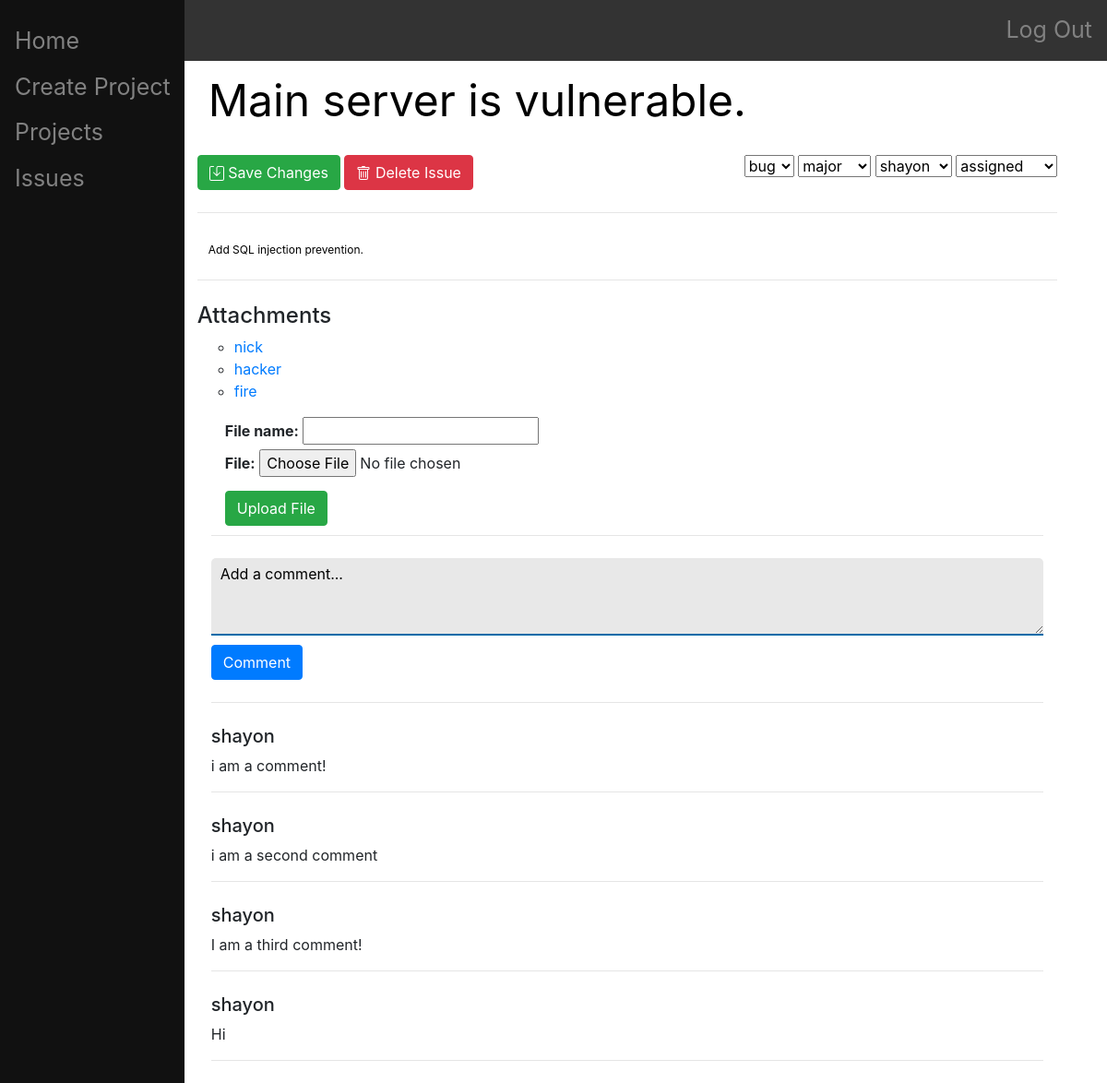
The app's page /project/5/issue/5/ (signed in) with its own data.
### main/models.py (models this page shows, shortened)
class Issue(models.Model):
    project = models.ForeignKey(Project, on_delete=models.CASCADE)
    summary = models.CharField(max_length=200)
    description = models.CharField(max_length=1000)
    type = models.CharField(
        max_length = 4,
        choices = (
            ("task", "task"),
            ("bug", "bug"),
        ),
        default = "task"
    )
    priority = models.CharField(
        max_length = 7,
        choices = (
            ("blocker", "blocker"),
            ("major", "major"),
            ("minor", "minor"),
        ),
        default = "minor"
    )
    status = models.CharField(
        max_length = 11,
        choices = (
            ("assigned", "assigned"),
            ("in-progress", "in-progress"),
            ("resolved", "resolved"),
        ),
        default = "assigned"
    )
    assigner = models.ForeignKey(User, on_delete=models.CASCADE, related_name="issue_assigner", null=True)
    assignee = models.ForeignKey(User, on_delete=models.CASCADE, related_name="issue_assignee", null=True)
    date_created = models.DateTimeField(editable=False)
    date_updated = models.DateTimeField()
    files = JSONField(default=list)

class Project(models.Model):
    name = models.CharField(max_length=200)
    description = models.CharField(max_length=1000)
    creator = models.ForeignKey(User, on_delete=models.CASCADE, related_name="project", null=True)
    date_created = DateTimeField(editable=False)
    members = JSONField(default=list)

class File(models.Model):
    file_name = models.CharField(max_length=200, unique=True)
    file = models.FileField(upload_to="media/", null=True)

class Comment(models.Model):
    issue = models.ForeignKey(Issue, on_delete=models.CASCADE, related_name="comments")
    author = models.ForeignKey(User, on_delete=models.CASCADE)
    content = models.TextField()

### main/views.py (the view, shortened to what this page needs)
# urls.py: path("project/<int:id>/issue/<int:issue_id>/", views.issue_index, name="issue_index"),
@login_required(login_url='/login/')
def issue_index(response, id, issue_id):
    authenticate(response)
    for root, dirs, files in os.walk("."):
        for filename in files:
            pass
    for file in File.objects.all():
        pass
    issue = Issue.objects.get(id=issue_id)
    cf = CommentForm()
    f = FileForm()
    if issue:
        types = ["task", "bug"]
        priorities = ["minor", "major", "blocker"]
        statuses = ["assigned", "in-progress", "resolved"]
        return render(response, "main/issue-index.html", {"issue":issue,
            'comment_form':cf, 'file_form':f, 'all_files':File.objects.all(), "types":types, "priorities":priorities, "statuses":statuses})
    return render(response, "main/home.html", {})

### main/forms.py
class CommentForm(forms.ModelForm):
    content = forms.CharField(label="", widget=forms.Textarea(
        attrs ={
            'class':'form-control',
            'placeholder':'Add a comment...',
            'rows':3,
            'cols':50
        }))
    class Meta:
        model = Comment
        fields = ['content']

class FileForm(forms.ModelForm):
    class Meta:
        model = File
        fields = {'file_name', 'file'}

### main/views.py (called while the page is built)
def authenticate(response):
    if not response.user.is_authenticated:
        return HttpResponseRedirect("/login/")

### main/templates/main/issue-index.html (shortened to what this page needs)
{% extends "main/base.html" %}
{% load crispy_forms_tags %}
{% block content %}
    <form method="post" action="" class="form-group">
        <div class="form-group">
            <input type="text" name="summary" style="font-size:4vw" novalidate class="form-control" id="exampleSummary1" aria-describedby="summaryHelp" placeholder="{{issue.summary}}">
        </div>
        <button type="submit", name="save-changes", value="save-changes", class="btn btn-success">
            Save Changes
        </button>
        <button type="submit" name="delete" value="delete" onclick="return confirm('Are you sure you want to delete this issue?')" class="btn btn-danger">
            Delete Issue
        </button>
        <div class="right">
            <select name="type" class="selectpicker">
                {% for type in types  %}
                    {% if type == issue.type %}
                        <option name="{{type}}" selected>{{type}}</option>
                    {% else %}
                        <option name="{{type}}">{{type}}</option>
                    {% endif %}
                {% endfor %}
            </select>
            <select name="priority" class="selectpicker">
                {% if issue.priority == "minor" %}
                    <option name="minor" selected>minor</option>
                    <option name="major">major</option>
                    <option name="blocker">blocker</option>
                {% elif issue.priority == "major" %}
                    <option name="major" selected>major</option>
                {% else %}
                    <option name="minor">minor</option>
                    <option name="major">major</option>
                    <option name="blocker" selected>blocker</option>
                {% endif %}
            </select>
            <select class="selectpicker" name="assignee" data-live-search="true">
                {% for member in issue.project.members %}
                    {% if member == issue.assignee.username %}
                        <option name="{{member.username}}" selected>{{member}}</option>
                    {% else %}
                        <option name="{{member.username}}">{{member}}</option>
                    {% endif %}
                {% endfor %}
            </select>
            <select class="selectpicker" name="status">
                {% for status in statuses %}
                    {% if status == issue.status %}
                        <option name="{{status}}" selected>{{status}}</option>
                    {% else %}
                        <option name="{{status}}">{{status}}</option>
                    {% endif %}
                {% endfor %}
            </select>
        </div>
        <br><br>
        <hr class="mt-0 mb-4">
        <div class="form-group">
            <input type="text" name="description" style="font-size:1vw" novalidate class="form-control" id="exampleIssueDescription1" aria-describedby="descriptionHelp" placeholder="{{issue.description}}">
        </div>
        <hr class="mt-0 mb-4">
    </form>
    {% if all_files %}
        <h4>Attachments</h4>
        <ul class="list-unstyled">
            <ul>
                {% for file in all_files %}
                    {% if file.file_name in issue.files %}
                        <li><a href="{{file.file.url}}" download>{{file.file_name}}</a></li>
                    {% endif %}
                {% endfor %}
            </ul>
        </ul>
    {% endif %}
    <form method="POST" enctype="multipart/form-data">
        <div class="container">
           {% for field in file_form  %}
             <div class="col-sm-6">
               <b>{{ field.label_tag }}</b> {{ field }}
             </div>
           {% endfor %}
           <div class="upload">
               <button type="submit", name="upload", value="upload", class="btn btn-success">Upload File</button>
           </div>
       </div>
    </form>
    <div class="container">
        <hr class="mt-0 mb-4">
        <form method="POST">
            {{comment_form.as_p}}
            <button type="submit", name="comment", value="save", class="btn btn-primary">Comment</button>
        </form>
        <br>
        <hr class="mt-0 mb-4">
        <div>
            {% for comment in issue.comments.all %}
              <h5>{{comment.author.username}}</h5>
              <p>{{comment.content}}</p>
              <hr class="mt-0 mb-4">
            {% endfor %}
        </div>
    </div>
{% endblock %}

### main/templates/main/issue-index.html (style rules this page uses)
.form-control::placeholder { color: black; opacity: 1; }
.form-control { border: 0; color: black; opacity: 1; }
.container textarea { width: 100%; border: none; background: #E8E8E8; padding: 5px 10px; height: 50%; border-radius: 5px 5px 0px 0px; border-bottom: 2px solid #016BA8; transition: all 0.5s; margin-bottom: 10px; float: right; }
.container { float: left; }
.right { float: right; }
.upload { padding: 10px 15px; }

### records on screen
Issue: summary "Main server is vulnerable.", type "bug", priority "major", assignee "shayon", status "assigned", description "Add SQL injection prevention."
File: file_name "nick"
File: file_name "hacker"
File: file_name "fire"
Comment: author.username "shayon", content "i am a comment!"
Comment: author.username "shayon", content "i am a second comment"
Comment: author.username "shayon", content "I am a third comment!"
Comment: author.username "shayon", content "Hi"

### other values on screen
{{ field.label_tag }} "File name:" "File:"
